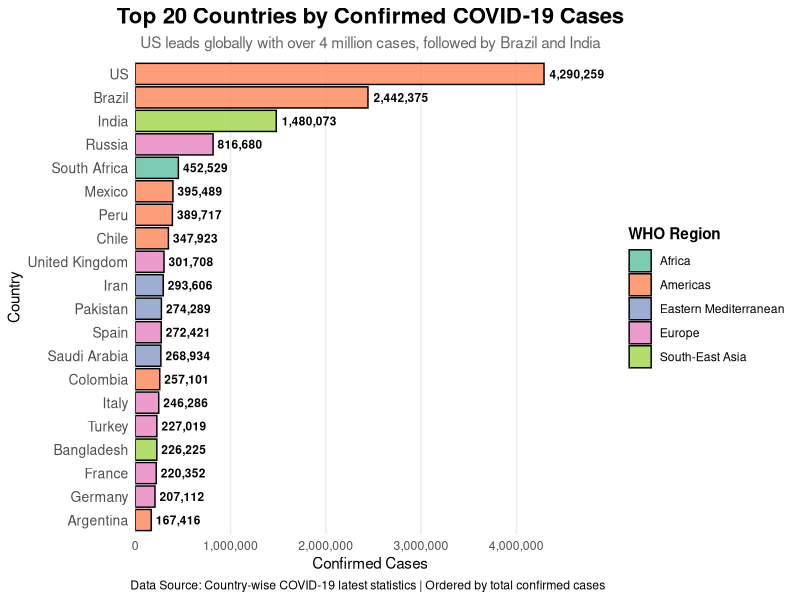
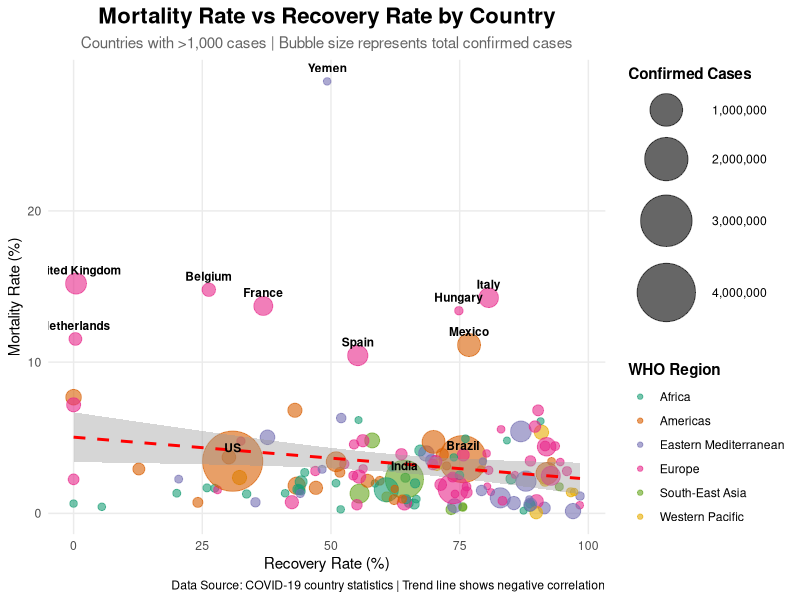
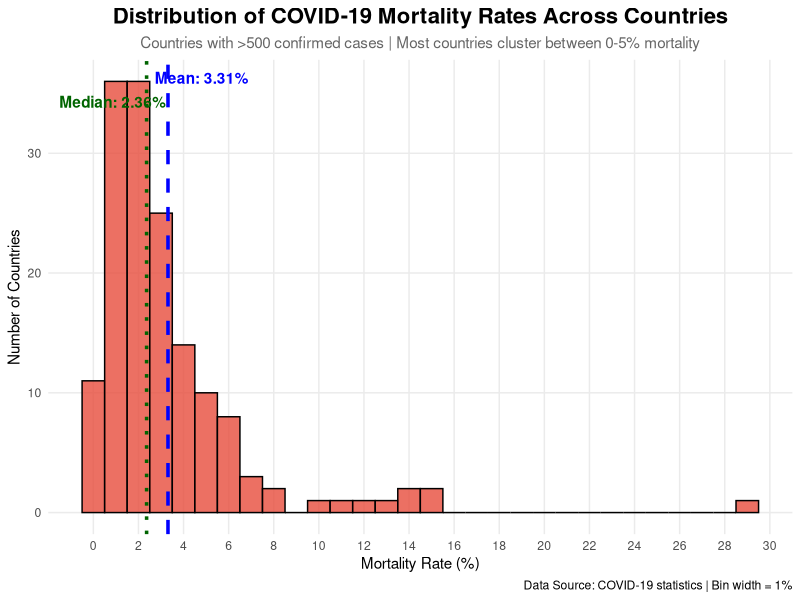
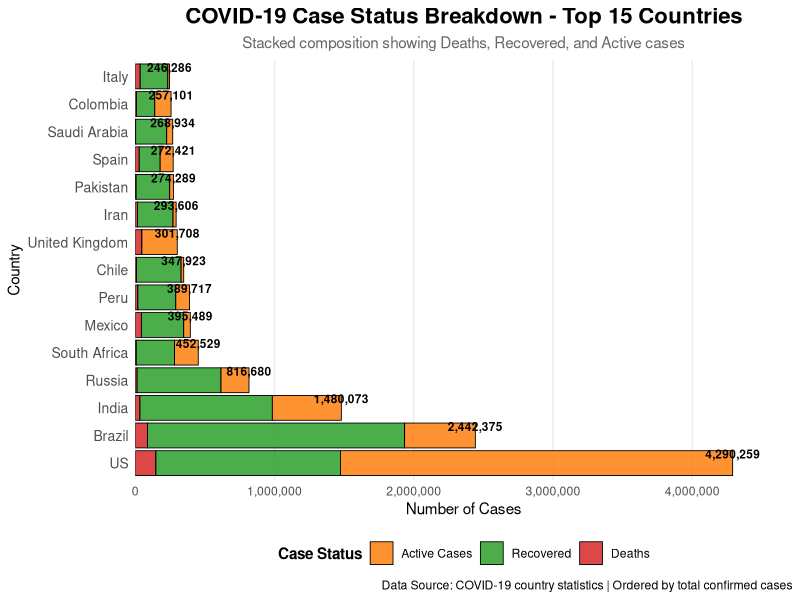
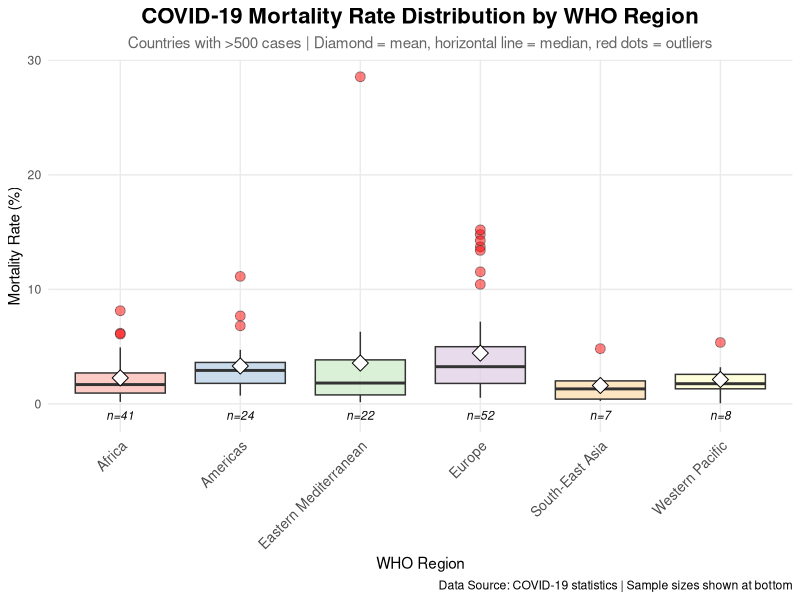
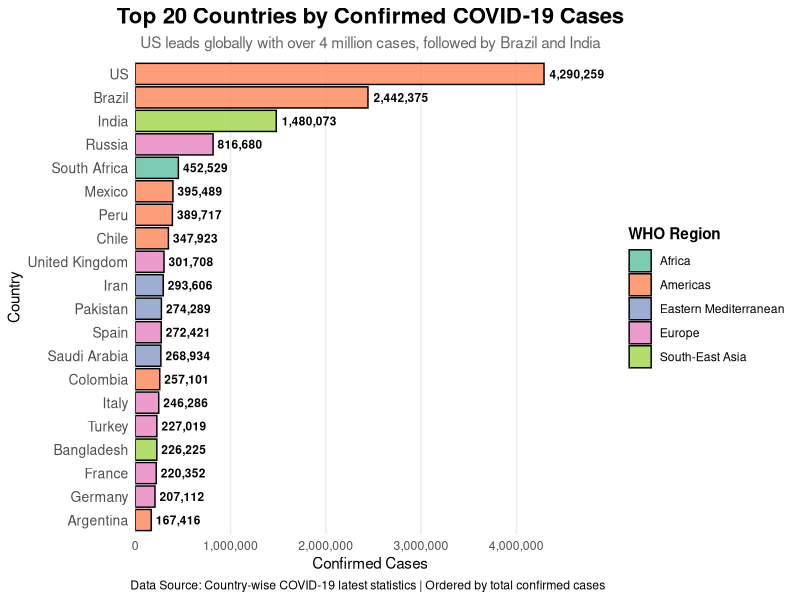
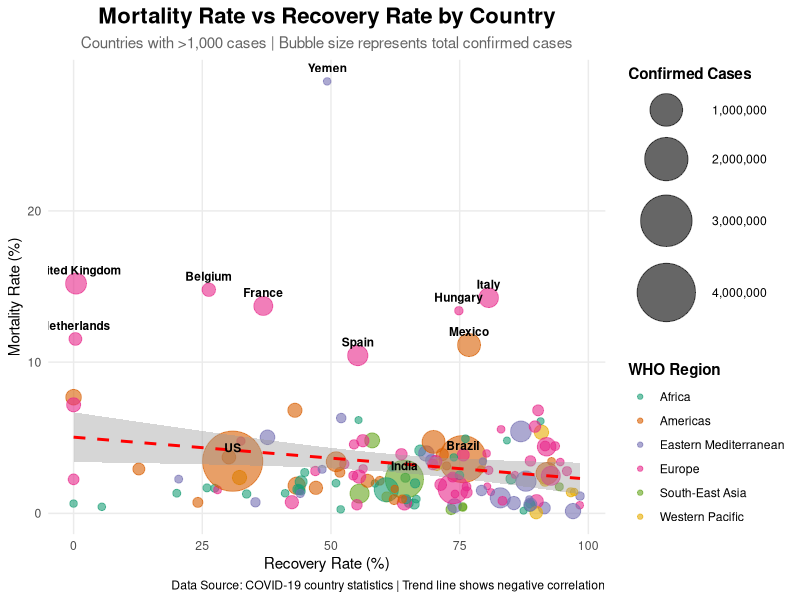
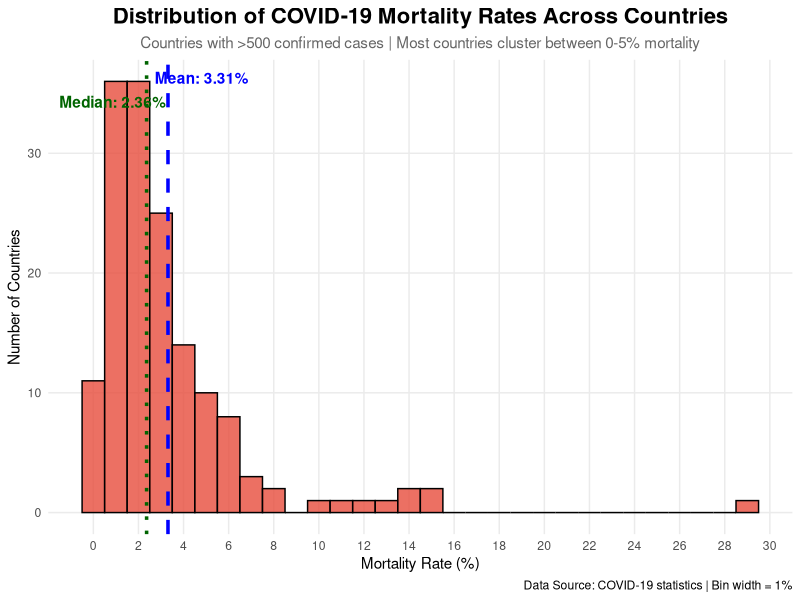

Write the R code that produced these figures, in order.
# COVID-19 Data Visualization Analysis (SEA-2302)
# Following best practices from data-to-viz.com and R Graph Gallery
# Dataset: Country-wise COVID-19 latest statistics

# Load required libraries
library(ggplot2)
library(dplyr)
library(tidyr)
library(scales)

# Read the COVID-19 dataset
getwd()
setwd("F:/3rd year__resources/3rd Yr.[sem-5] reference books/[IMC-503]_Data Science Toolkit books/All_submissions_lab/DS_Toolkit_SEA_2302")
covid_data <- read.csv("country_wise_latest.csv")

# Display column names to verify
cat("Column names in dataset:\n")
print(colnames(covid_data))

# Data preprocessing - Create derived metrics
covid_data <- covid_data %>%
  mutate(
    Mortality_Rate = (Deaths / Confirmed) * 100,
    Recovery_Rate = (Recovered / Confirmed) * 100,
    Active_Rate = (Active / Confirmed) * 100
  )

# ==============================================================================
# PLOT 1: HORIZONTAL BAR CHART (Top 20 countries by confirmed cases)
# ==============================================================================
# Use when: You want to compare values across categories
# Why: Horizontal orientation works better with long country names
# Best Practice: Always order bars for better insight
# Decision: "Which countries have the MOST cases?"

top20_confirmed <- covid_data %>%
  arrange(desc(Confirmed)) %>%
  head(20)

plot1 <- ggplot(top20_confirmed, 
                aes(x = reorder(Country, Confirmed), 
                    y = Confirmed,
                    fill = WHO_Region)) +
  geom_bar(stat = "identity", color = "black", alpha = 0.85) +
  geom_text(aes(label = comma(Confirmed)), 
            hjust = -0.1, size = 3, fontface = "bold") +
  coord_flip() +
  scale_y_continuous(labels = comma, 
                     expand = expansion(mult = c(0, 0.15))) +
  scale_fill_brewer(palette = "Set2") +
  labs(
    title = "Top 20 Countries by Confirmed COVID-19 Cases",
    subtitle = "US leads globally with over 4 million cases, followed by Brazil and India",
    x = "Country",
    y = "Confirmed Cases",
    caption = "Data Source: Country-wise COVID-19 latest statistics | Ordered by total confirmed cases",
    fill = "WHO Region"
  ) +
  theme_minimal() +
  theme(
    plot.title = element_text(face = "bold", size = 16, hjust = 0.5),
    plot.subtitle = element_text(size = 11, hjust = 0.5, color = "gray40"),
    axis.text.y = element_text(size = 10),
    legend.position = "right",
    legend.title = element_text(face = "bold"),
    panel.grid.major.y = element_blank(),
    panel.grid.minor = element_blank()
  )

print(plot1)
# Save plot to file
ggsave("plot1_top20_countries.png", plot = plot1, width = 14, height = 10, dpi = 300)


# ==============================================================================
# PLOT 2: SCATTER PLOT (Mortality Rate vs Recovery Rate with Bubble Size)
# ==============================================================================
# Use when: Examining correlation between two variables
# Enhancement: Add size (bubble chart) for third variable (confirmed cases)
# Enhancement: Add color for categorical grouping (WHO Region)
# Decision: "Is there a RELATIONSHIP between mortality and recovery?"
# Best Practice: Filter to countries with >1000 cases to avoid noise

filtered_data <- covid_data %>%
  filter(Confirmed > 1000)

plot2 <- ggplot(filtered_data, 
                aes(x = Recovery_Rate, 
                    y = Mortality_Rate)) +
  geom_point(aes(size = Confirmed, color = WHO_Region), 
             alpha = 0.6) +
  geom_smooth(method = "lm", se = TRUE, 
              color = "red", linetype = "dashed", linewidth = 1) +
  geom_text(data = filtered_data %>% 
              filter(Mortality_Rate > 10 | Country %in% c("US", "India", "Brazil")),
            aes(label = Country), 
            vjust = -1, size = 3, fontface = "bold") +
  scale_size_continuous(range = c(2, 20), 
                        labels = comma,
                        name = "Confirmed Cases") +
  scale_color_brewer(palette = "Dark2") +
  labs(
    title = "Mortality Rate vs Recovery Rate by Country",
    subtitle = "Countries with >1,000 cases | Bubble size represents total confirmed cases",
    x = "Recovery Rate (%)",
    y = "Mortality Rate (%)",
    caption = "Data Source: COVID-19 country statistics | Trend line shows negative correlation",
    color = "WHO Region"
  ) +
  theme_minimal() +
  theme(
    plot.title = element_text(face = "bold", size = 16, hjust = 0.5),
    plot.subtitle = element_text(size = 11, hjust = 0.5, color = "gray40"),
    legend.position = "right",
    legend.title = element_text(face = "bold"),
    panel.grid.minor = element_blank()
  )

print(plot2)
# Save plot to file
ggsave("plot2_mortality_vs_recovery.png", plot = plot2, width = 14, height = 10, dpi = 300)


# ==============================================================================
# PLOT 3: HISTOGRAM (Distribution of Mortality Rates)
# ==============================================================================
# Use when: You want to see the frequency distribution
# Best Practice: Try different bin sizes - it can lead to different insights
# Decision: Shows how mortality rates are distributed globally
# Filter: Countries with >500 cases for reliable statistics

mortality_filtered <- covid_data %>%
  filter(Confirmed > 500)

plot3 <- ggplot(mortality_filtered, 
                aes(x = Mortality_Rate)) +
  geom_histogram(binwidth = 1, 
                 fill = "#E74C3C", 
                 color = "black", 
                 alpha = 0.8) +
  geom_vline(aes(xintercept = mean(Mortality_Rate)), 
             color = "blue", 
             linetype = "dashed", 
             linewidth = 1.2) +
  geom_vline(aes(xintercept = median(Mortality_Rate)), 
             color = "darkgreen", 
             linetype = "dotted", 
             linewidth = 1.2) +
  annotate("text", 
           x = mean(mortality_filtered$Mortality_Rate) + 1.5, 
           y = Inf, 
           label = paste0("Mean: ", round(mean(mortality_filtered$Mortality_Rate), 2), "%"),
           vjust = 2, 
           color = "blue", 
           fontface = "bold") +
  annotate("text", 
           x = median(mortality_filtered$Mortality_Rate) - 1.5, 
           y = Inf,
           label = paste0("Median: ", round(median(mortality_filtered$Mortality_Rate), 2), "%"),
           vjust = 4, 
           color = "darkgreen", 
           fontface = "bold") +
  scale_x_continuous(breaks = seq(0, 30, 2)) +
  labs(
    title = "Distribution of COVID-19 Mortality Rates Across Countries",
    subtitle = "Countries with >500 confirmed cases | Most countries cluster between 0-5% mortality",
    x = "Mortality Rate (%)",
    y = "Number of Countries",
    caption = "Data Source: COVID-19 statistics | Bin width = 1%"
  ) +
  theme_minimal() +
  theme(
    plot.title = element_text(face = "bold", size = 16, hjust = 0.5),
    plot.subtitle = element_text(size = 11, hjust = 0.5, color = "gray40"),
    panel.grid.minor = element_blank()
  )

print(plot3)
# Save plot to file
ggsave("plot3_mortality_distribution.png", plot = plot3, width = 14, height = 10, dpi = 300)


# ==============================================================================
# PLOT 4: STACKED BAR CHART (Case Status: Deaths + Recovered + Active)
# ==============================================================================
# Use when: Showing composition of totals
# Why: Shows both total burden and breakdown simultaneously
# Decision: "What's the COMPOSITION of cases (Active/Dead/Recovered)?"
# Best Practice: Put most important category at baseline

top15_status <- covid_data %>%
  arrange(desc(Confirmed)) %>%
  head(15) %>%
  select(Country, Confirmed, Deaths, Recovered, Active) %>%
  pivot_longer(cols = c(Deaths, Recovered, Active), 
               names_to = "Status", 
               values_to = "Count")

# Reorder factor levels for stacking order (Deaths at bottom as most critical)
top15_status$Status <- factor(top15_status$Status, 
                              levels = c("Active", "Recovered", "Deaths"))

plot4 <- ggplot(top15_status, 
                aes(x = reorder(Country, -Confirmed), 
                    y = Count, 
                    fill = Status)) +
  geom_bar(stat = "identity", 
           color = "black", 
           alpha = 0.85,
           linewidth = 0.3) +
  scale_fill_manual(values = c("Deaths" = "#d62728", 
                               "Recovered" = "#2ca02c", 
                               "Active" = "#ff7f0e"),
                    labels = c("Active Cases", "Recovered", "Deaths")) +
  geom_text(data = top15_status %>% 
              group_by(Country, Confirmed) %>% 
              summarise(Total = sum(Count), .groups = "drop"),
            aes(x = Country, y = Total, label = comma(Total)),
            inherit.aes = FALSE,
            vjust = -0.5, 
            size = 3, 
            fontface = "bold") +
  coord_flip() +
  scale_y_continuous(labels = comma, 
                     expand = expansion(mult = c(0, 0.1))) +
  labs(
    title = "COVID-19 Case Status Breakdown - Top 15 Countries",
    subtitle = "Stacked composition showing Deaths, Recovered, and Active cases",
    x = "Country",
    y = "Number of Cases",
    caption = "Data Source: COVID-19 country statistics | Ordered by total confirmed cases",
    fill = "Case Status"
  ) +
  theme_minimal() +
  theme(
    plot.title = element_text(face = "bold", size = 16, hjust = 0.5),
    plot.subtitle = element_text(size = 11, hjust = 0.5, color = "gray40"),
    legend.position = "bottom",
    legend.title = element_text(face = "bold"),
    axis.text.y = element_text(size = 10),
    panel.grid.major.y = element_blank(),
    panel.grid.minor = element_blank()
  )

print(plot4)
# Save plot to file
ggsave("plot4_case_status_breakdown.png", plot = plot4, width = 14, height = 10, dpi = 300)


# ==============================================================================
# PLOT 5: BOX PLOT (Mortality Rate Distribution by WHO Region)
# ==============================================================================
# Use when: Comparing distributions across groups
# Decision: "How does mortality VARY BY REGION?"
# Best Practice: Filter to countries with sufficient cases for reliable stats
# Caveat: Boxplots hide sample size - consider adding annotations

regional_mortality <- covid_data %>%
  filter(Confirmed > 500)

# Calculate sample sizes for annotation
sample_sizes <- regional_mortality %>%
  group_by(WHO_Region) %>%
  summarise(n = n(), .groups = "drop")

plot5 <- ggplot(regional_mortality, 
                aes(x = WHO_Region, 
                    y = Mortality_Rate, 
                    fill = WHO_Region)) +
  geom_boxplot(alpha = 0.7, 
               outlier.shape = 21, 
               outlier.size = 3,
               outlier.fill = "red",
               outlier.alpha = 0.5) +
  stat_summary(fun = mean, 
               geom = "point", 
               shape = 23, 
               size = 4, 
               fill = "white",
               color = "black") +
  geom_text(data = sample_sizes,
            aes(x = WHO_Region, y = -1, label = paste0("n=", n)),
            inherit.aes = FALSE,
            size = 3,
            fontface = "italic") +
  scale_fill_brewer(palette = "Pastel1") +
  labs(
    title = "COVID-19 Mortality Rate Distribution by WHO Region",
    subtitle = "Countries with >500 cases | Diamond = mean, horizontal line = median, red dots = outliers",
    x = "WHO Region",
    y = "Mortality Rate (%)",
    caption = "Data Source: COVID-19 statistics | Sample sizes shown at bottom",
    fill = "WHO Region"
  ) +
  theme_minimal() +
  theme(
    plot.title = element_text(face = "bold", size = 16, hjust = 0.5),
    plot.subtitle = element_text(size = 11, hjust = 0.5, color = "gray40"),
    axis.text.x = element_text(angle = 45, hjust = 1, size = 10),
    legend.position = "none",
    panel.grid.minor = element_blank()
  )

print(plot5)
# Save plot to file
ggsave("plot5_regional_mortality_boxplot.png", plot = plot5, width = 14, height = 10, dpi = 300)


# ==============================================================================
# SUMMARY STATISTICS
# ==============================================================================

cat("\n========== COVID-19 GLOBAL SUMMARY ==========\n")
cat(sprintf("Total Countries Analyzed: %d\n", nrow(covid_data)))
cat(sprintf("Total Confirmed Cases: %s\n", format(sum(covid_data$Confirmed), big.mark = ",")))
cat(sprintf("Total Deaths: %s\n", format(sum(covid_data$Deaths), big.mark = ",")))
cat(sprintf("Total Recovered: %s\n", format(sum(covid_data$Recovered), big.mark = ",")))
cat(sprintf("Total Active Cases: %s\n", format(sum(covid_data$Active), big.mark = ",")))
cat(sprintf("\nGlobal Mortality Rate: %.2f%%\n", 
            (sum(covid_data$Deaths) / sum(covid_data$Confirmed)) * 100))
cat(sprintf("Global Recovery Rate: %.2f%%\n", 
            (sum(covid_data$Recovered) / sum(covid_data$Confirmed)) * 100))

cat("\n========== TOP 5 COUNTRIES BY CONFIRMED CASES ==========\n")
top5 <- covid_data %>% 
  select(Country, Confirmed, Deaths, Recovered, Active) %>% 
  arrange(desc(Confirmed)) %>%
  head(5)
print(top5)

cat("\n========== HIGHEST MORTALITY RATES (>10%) ==========\n")
high_mortality <- covid_data %>%
  filter(Confirmed > 1000, Mortality_Rate > 10) %>%
  select(Country, Confirmed, Deaths, Mortality_Rate) %>%
  arrange(desc(Mortality_Rate))
print(high_mortality)

cat("\n========== WHO REGIONAL BREAKDOWN ==========\n")
regional_stats <- covid_data %>%
  group_by(WHO_Region) %>%
  summarise(
    Countries = n(),
    Total_Cases = sum(Confirmed),
    Total_Deaths = sum(Deaths),
    Avg_Mortality = mean(Mortality_Rate),
    .groups = "drop"
  ) %>%
  arrange(desc(Total_Cases))
print(regional_stats)
